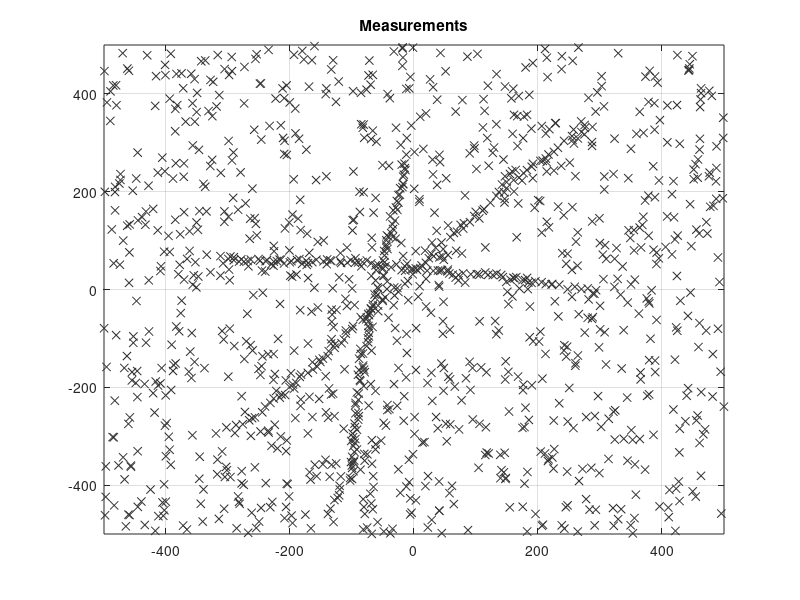
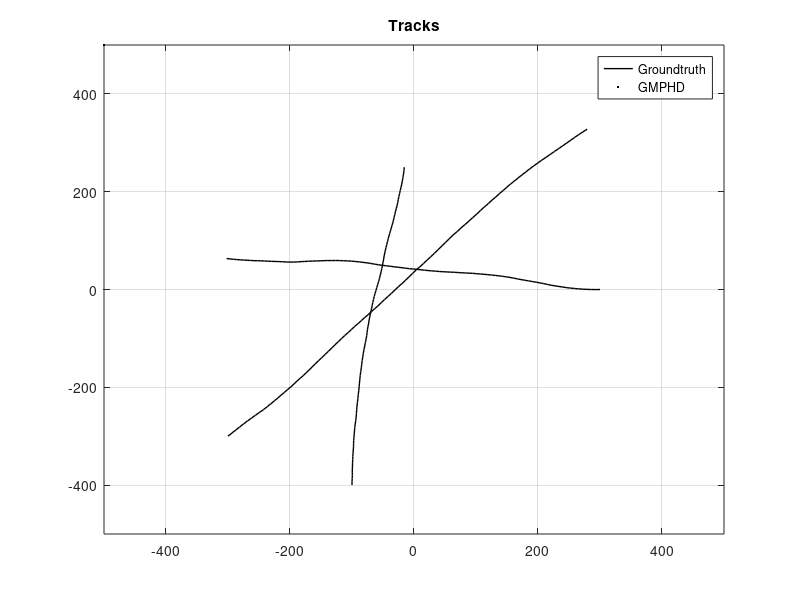

Write the MATLAB code that produced these figures, in order. (Note: this script raises an error after producing the figures.)
%% Clear and csstomize MATLAB 
clc;
clear;

set(0,'defaultfigurecolor',[1 1 1])
set(0,'DefaultFigureWindowStyle','docked');

figure(101); clf(101); axis([-500 500 -500 500]); box on; hold on;
figure(102); clf(102); axis([-500 500 -500 500]); box on; hold on;

%% GMPHD modelling params
model.birthRFS = .2;
model.falseAlarms.mean = 10;
model.prune_T = .1*(model.birthRFS/(5+model.falseAlarms.mean)); %;.1*power(10,-3);
model.merge_U = .5;
model.pD = .9;
model.pS = .95;
model.dT = 1;
model.noise_process = .3;
nSigma = 2;
model.noise_sensor = (3*nSigma)^2;
model.F = [1 model.dT;...
           0 1];
model.F = [model.F zeros(size(model.F));...
           zeros(size(model.F)) model.F];
model.Q = model.noise_process * [power(model.dT,4)/4 power(model.dT,3)/2;
                                 power(model.dT,3)/2 power(model.dT,2)];
model.Q = [ model.Q zeros(size(model.Q));
            zeros(size(model.Q)) model.Q];
model.H = [1 0 0 0;...
           0 0 1 0];
model.R = model.noise_sensor * [1^2 0;
                                0 1^2];
model.oSpaceVolume = 1000*1000;
model.falseAlarms.density = model.falseAlarms.mean/model.oSpaceVolume;

disp(model)

%% Generate simulated data
% try
%   load('measurements.mat');
% catch
%   generate_data();
%   load('measurements.mat');
% end
load('measurements_sigma3_lamda10.mat');

%% Plot simulated measurements
figure(101); box on; grid on; hold on;
title('Measurements');
nTime = numel(sensorMeasurements);
for j = 1:numel(sensorMeasurements)
    plot(sensorMeasurements{1,j}.xMeas,sensorMeasurements{1,j}.yMeas,'x','Color',[.2 .2 .2]);
end

%% plot groundtruth
figure(102); box on; grid on; hold on;
title('Tracks');
for j = 1:numel(groundTruth)
    h_102(1) = plot(groundTruth(j).track.x, groundTruth(j).track.y,'-k','LineWidth',1);
end
h_102(2) = plot(-500,500,'.k');
legend(h_102,'Groundtruth','GMPHD');

duration = numel(sensorMeasurements);
MTStateGT = cell(duration,1);
for ii = 1:duration
    for jj = 1:numel(groundTruth)
        MTStateGT{ii} = [MTStateGT{ii} [groundTruth(jj).track.x(ii) groundTruth(jj).track.y(ii)]'];
    end
end

%% structure for hypotheses and tracks
structHyp = struct(...
    'wk',-1,...                % Probability for the hypothesis to exist, keep -1 to lets functions know first iteration
    'mk',zeros(4,1),...        % Mean of the hypothesis
    'Pk',zeros(4),...          % Covariance of the hypothesis
    'Sk', zeros(4),...         % Innovation covariance
    'Kk', 0,...                % Kalman gain
    'neta', 0,...              % target obseravation H*mk              
    'tag', 0,...               % A zero tag means unassigned
    'entry', -1,...
    'status', 0);

HypP = structHyp;
ID = [];
Tracks.id = [];
Tracks.k = [];
Tracks.x = [];
nTracks = 0;

%% Filter
ospaCutOff = 200;
ospaArray = ones(1,duration)*ospaCutOff;

tic;
for k = 1:numel(sensorMeasurements)
    % Prediction
    HypP = gmphd_predict(HypP, model, sensorMeasurements{1,k},k);
    
    % Update
    HypP = gmphd_update( HypP, model, sensorMeasurements{1,k});
    
    % Prune and Merge
    HypP = gmphd_merge( HypP, model.prune_T, model.merge_U );
    
    % State Extraction
    MTState = []; % Multi target state
    wk = extractfield(HypP,'wk');
    disp(['sum of wk:' num2str(sum(wk)) ', nEstimated:' num2str(round(sum(wk)))])
    figure(102);hold on; box on; grid on;
    for i = 1:round(sum(wk))
        if(i>numel(wk))
            break;
        end
        plot(HypP(i).mk(1),HypP(i).mk(3),'.r','MarkerSize',10);
        MTState = [MTState [HypP(i).mk(1) HypP(i).mk(3)]'];
    end
    pause(.01);
    disp(['Iteration:' num2str(k)]);
    
    ospaArray(k) = ospa_dist(MTState, MTStateGT{k}, ospaCutOff, 1);
    figure(103); 
    plot(1:k, ospaArray(1:k), '-k', 'LineWidth', 2);
    xlabel('time');
    ylabel('OSPA dist.');
    drawnow;
    
    % Track Extraction
    cTracks = extractfield(HypP,'status');
    cTracks = HypP(find(cTracks==1));
    for i_cTracks = 1:numel(cTracks);
        if isempty(find(ID==cTracks(i_cTracks).tag))
            ID = [ID cTracks(i_cTracks).tag];
            nTracks = nTracks+1;
        end
    end
    if ~isempty(cTracks)
        cTracks_tag = extractfield(cTracks,'tag');
    end
    for i_Tracks = 1:nTracks
        idx = find(cTracks_tag==ID(i_Tracks));
        if isempty(idx)
            continue;
        end
%         cTracks(idx)
        Tracks(i_Tracks).id = ID(i_Tracks);
        Tracks(i_Tracks).k = [Tracks(i_Tracks).k k];
        Tracks(i_Tracks).x = [Tracks(i_Tracks).x cTracks(idx(1)).mk];
    end
end
runtime = toc;
disp('------------------');
disp(['Runtime: ' num2str(runtime) 'sec'])

figure(101);
for i = 1:numel(Tracks)
    plot(Tracks(i).x(1,:), Tracks(i).x(3,:), '-', 'Color', rand(1,3),'LineWidth',2)
end